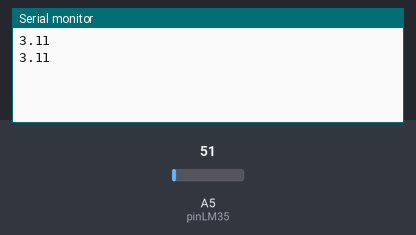
This sketch was run on a simulated Arduino Uno, built with avr-gcc and run on an emulated ATmega328P. Parts: the last lines printed to the serial monitor. The test bench sets the inputs (shaded band); at power-on: A5 (pinLM35) = 51.

Above: at 1.8 s.
1.9 s: A5 (pinLM35) set to 61
At 2.8 s:
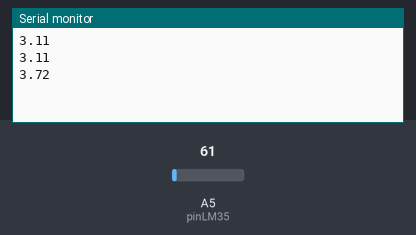
3.4 s: A5 (pinLM35) set to 71
At 4.6 s:
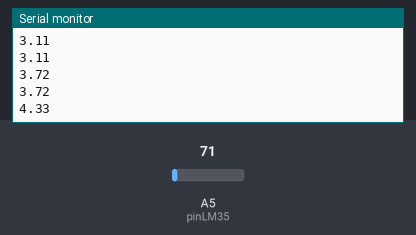
Timing chart, 0 to 6.4 s (numbered marks = the images above; inputs shaded):
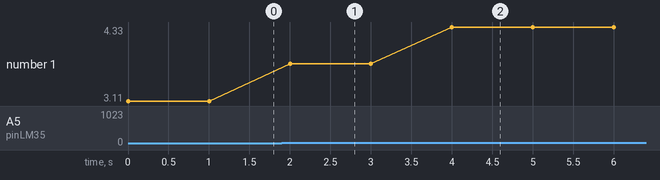

The sketch:

Sensor_de_temperatura.ino
```cpp
// Declaracion de variables globales
float tempC; // Variable para almacenar el valor obtenido del sensor (0 a 1023)
int pinLM35 = 5; // Variable del pin de entrada del sensor (A5)

// Configuración funciones que corren solo una vez
void setup() {

  Serial.begin(9600); // Configuracion del puerto serial a 9600 bps
}

// Funciones en loop
void loop() {

  tempC = analogRead(pinLM35); // Con analogRead lee el sensor
  tempC =  ((tempC*5/1024)/0.08); // Calcula la temperatura con la fórmula
  Serial.print(tempC); // Envia el dato al puerto serial
  Serial.print("\n"); // Salto de línea
  delay(1000); // Espera un tiempo para repetir el loop
}
```

Measured:
- after the input at 1.9 s, the serial monitor: prints a new line after 0.10 s (image 1)
- after the input at 3.4 s, the serial monitor: prints a new line after 0.60 s (image 2)
- plotted number 1: 3.11 → 3.72 after the input at 1.9 s, 3.72 → 4.33 after the input at 3.4 s
